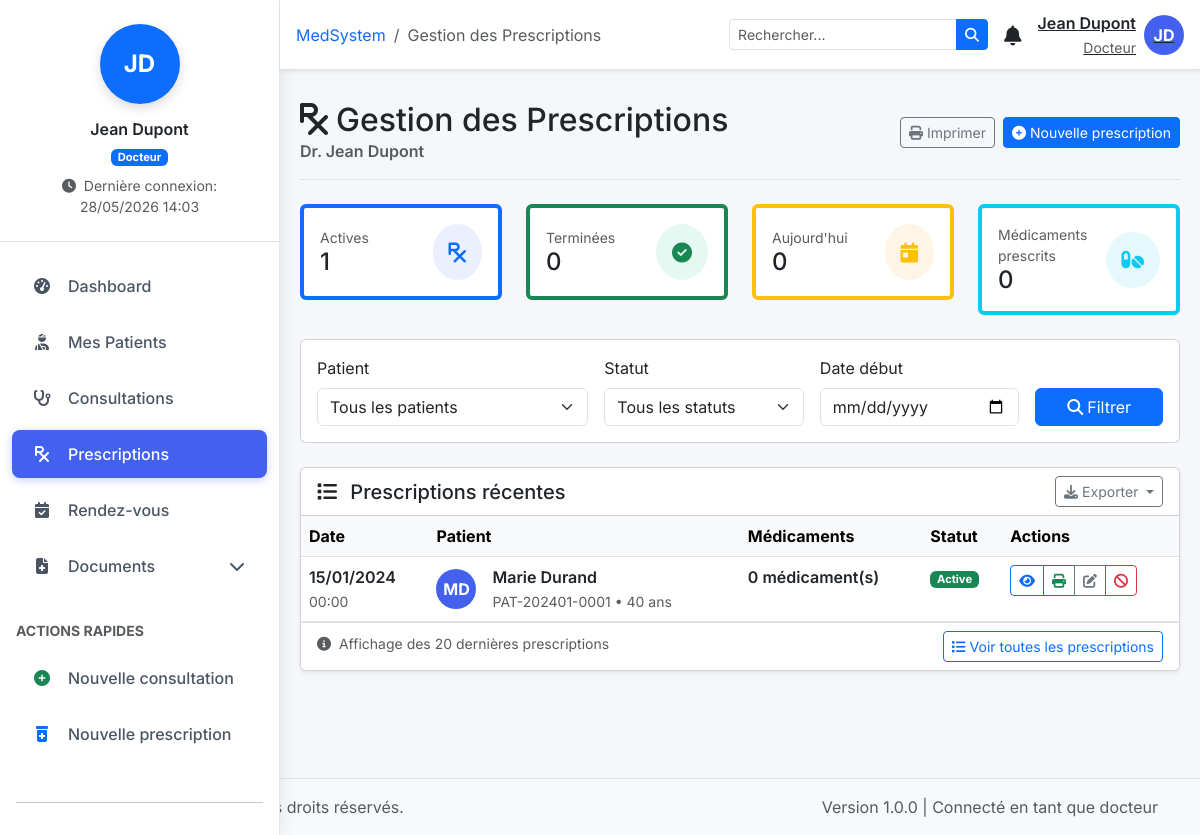
The page /docteur/prescriptions.php (signed in) on the database its author committed.
### tables this page shows
CREATE TABLE `prescriptions` (
  `id` int(11) NOT NULL,
  `consultation_id` int(11) NOT NULL,
  `patient_id` int(11) NOT NULL,
  `docteur_id` int(11) NOT NULL,
  `reference` varchar(50) NOT NULL,
  `date_prescription` date NOT NULL,
  `medicaments` text COMMENT 'Structure JSON des médicaments',
  `posologie` text,
  `duree_traitement` varchar(50) DEFAULT NULL,
  `renouvelable` tinyint(1) DEFAULT '0',
  `nombre_renouvellements` int(11) DEFAULT '0',
  `notes` text,
  `statut` enum('active','terminee','annulee') DEFAULT 'active',
  `created_at` timestamp NOT NULL DEFAULT CURRENT_TIMESTAMP,
  `updated_at` timestamp NOT NULL DEFAULT CURRENT_TIMESTAMP ON UPDATE CURRENT_TIMESTAMP,
  `created_by` int(11) NOT NULL DEFAULT '0'
);

CREATE TABLE `patients` (
  `id` int(11) NOT NULL,
  `code_patient` varchar(20) NOT NULL,
  `nom` varchar(50) NOT NULL,
  `prenom` varchar(50) NOT NULL,
  `date_naissance` date NOT NULL,
  `sexe` enum('M','F') NOT NULL,
  `lieu_naissance` varchar(100) DEFAULT NULL,
  `adresse` text,
  `ville` varchar(100) DEFAULT NULL,
  `code_postal` varchar(10) DEFAULT NULL,
  `pays` varchar(50) DEFAULT 'France',
  `telephone` varchar(20) DEFAULT NULL,
  `telephone_urgence` varchar(20) DEFAULT NULL,
  `email` varchar(100) DEFAULT NULL,
  `profession` varchar(100) DEFAULT NULL,
  `situation_familiale` enum('celibataire','marie','divorce','veuf') DEFAULT 'celibataire',
  `nombre_enfants` int(11) DEFAULT '0',
  `groupe_sanguin` varchar(5) DEFAULT NULL,
  `rhésus` enum('+','-') DEFAULT NULL,
  `poids` decimal(5,2) DEFAULT NULL,
  `taille` decimal(5,2) DEFAULT NULL,
  `imc` decimal(5,2) DEFAULT NULL,
  `antecedents_familiaux` text,
  `antecedents_personnels` text,
  `allergies` text,
  `medicaments_habituels` text,
  `habitudes` text,
  `notes` text,
  `statut` enum('actif','archive','decede') DEFAULT 'actif',
  `date_enregistrement` timestamp NOT NULL DEFAULT CURRENT_TIMESTAMP,
  `date_modification` timestamp NOT NULL DEFAULT CURRENT_TIMESTAMP ON UPDATE CURRENT_TIMESTAMP,
  `created_by` int(11) DEFAULT NULL
);

### config/database.php (called while the page is built, shortened)
<?php
function calculateAge($date_naissance) {
    $birth = new DateTime($date_naissance);
    $today = new DateTime();
    $age = $today->diff($birth)->y;
    return $age;
}
?>

### docteur/prescriptions.php (the view, shortened to what this page needs)
<?php
require_once '../config/database.php';
require_once '../includes/header.php';
    ?>
    <?php
$stats_stmt = $pdo->prepare("
    SELECT
        statut,
        COUNT(*) as count
    FROM prescriptions
    WHERE docteur_id = ?
    GROUP BY statut
");
$stats_stmt->execute([$docteur_id]);
$stats = $stats_stmt->fetchAll(PDO::FETCH_KEY_PAIR);
$prescriptions_stmt = $pdo->prepare("
    SELECT p.*,
           pat.nom as patient_nom,
           pat.prenom as patient_prenom,
           pat.date_naissance,
           pat.code_patient,
           u.nom as docteur_nom,
           u.prenom as docteur_prenom,
           (SELECT COUNT(*) FROM prescription_details WHERE prescription_id = p.id) as medicaments_count
    FROM prescriptions p
    JOIN patients pat ON p.patient_id = pat.id
    LEFT JOIN utilisateurs u ON p.docteur_id = u.id
    WHERE p.docteur_id = ?
    ORDER BY p.date_prescription DESC
    LIMIT 20
");
$prescriptions_stmt->execute([$docteur_id]);
$prescriptions = $prescriptions_stmt->fetchAll();
?>
<div class="d-flex justify-content-between flex-wrap flex-md-nowrap align-items-center py-3 mb-4 border-bottom">
    <div>
        <h1 class="h2 mb-0">
            <i class="fas fa-prescription me-2"></i>Gestion des Prescriptions
        </h1>
        <p class="text-muted mb-0">
            <span class="fw-semibold">Dr. <?php echo $_SESSION['prenom'] . ' ' . $_SESSION['nom']; ?></span>
        </p>
    </div>
    <div class="btn-toolbar">
        <button type="button" class="btn btn-sm btn-outline-secondary me-2" onclick="printPrescriptions()">
            <i class="fas fa-print me-1"></i>Imprimer
        </button>
        <a href="prescriptions.php?action=add" class="btn btn-sm btn-primary">
            <i class="fas fa-plus-circle me-1"></i>Nouvelle prescription
        </a>
    </div>
</div>
<div class="row mb-4">
    <div class="col-md-3">
        <div class="card border-start border-primary border-4">
            <div class="card-body">
                <div class="d-flex justify-content-between align-items-center">
                    <div>
                        <div class="text-muted small">Actives</div>
                        <div class="h4 mb-0"><?php echo $stats['active'] ?? 0; ?></div>
                    </div>
                    <div class="rounded-circle bg-primary-light p-3">
                        <i class="fas fa-prescription text-primary fa-lg"></i>
                    </div>
                </div>
            </div>
        </div>
    </div>
    <div class="col-md-3">
        <div class="card border-start border-success border-4">
            <div class="card-body">
                <div class="d-flex justify-content-between align-items-center">
                    <div>
                        <div class="text-muted small">Terminées</div>
                        <div class="h4 mb-0"><?php echo $stats['terminee'] ?? 0; ?></div>
                    </div>
                    <div class="rounded-circle bg-success-light p-3">
                        <i class="fas fa-check-circle text-success fa-lg"></i>
                    </div>
                </div>
            </div>
        </div>
    </div>
    <div class="col-md-3">
        <div class="card border-start border-warning border-4">
            <div class="card-body">
                <div class="d-flex justify-content-between align-items-center">
                    <div>
                        <div class="text-muted small">Aujourd'hui</div>
                        <?php
                        $today_stmt = $pdo->prepare("SELECT COUNT(*) FROM prescriptions WHERE docteur_id = ? AND DATE(date_prescription) = CURDATE()");
                        $today_stmt->execute([$docteur_id]);
                        $today_count = $today_stmt->fetchColumn();
                        ?>
                        <div class="h4 mb-0"><?php echo $today_count; ?></div>
                    </div>
                    <div class="rounded-circle bg-warning-light p-3">
                        <i class="fas fa-calendar-day text-warning fa-lg"></i>
                    </div>
                </div>
            </div>
        </div>
    </div>
    <div class="col-md-3">
        <div class="card border-start border-info border-4">
            <div class="card-body">
                <div class="d-flex justify-content-between align-items-center">
                    <div>
                        <div class="text-muted small">Médicaments prescrits</div>
                        <?php
                        $meds_stmt = $pdo->prepare("
                            SELECT COUNT(*)
                            FROM prescription_details pd
                            JOIN prescriptions p ON pd.prescription_id = p.id
                            WHERE p.docteur_id = ?
                        ");
                        $meds_stmt->execute([$docteur_id]);
                        $meds_count = $meds_stmt->fetchColumn();
                        ?>
                        <div class="h4 mb-0"><?php echo $meds_count; ?></div>
                    </div>
                    <div class="rounded-circle bg-info-light p-3">
                        <i class="fas fa-pills text-info fa-lg"></i>
                    </div>
                </div>
            </div>
        </div>
    </div>
</div>
<div class="card mb-4">
    <div class="card-body">
        <form method="GET" class="row g-3">
            <div class="col-md-4">
                <label for="patient" class="form-label">Patient</label>
                <select class="form-select" id="patient" name="patient_id">
                    <option value="">Tous les patients</option>
                </select>
            </div>
            <div class="col-md-3">
                <label for="statut" class="form-label">Statut</label>
                <select class="form-select" id="statut" name="statut">
                    <option value="">Tous les statuts</option>
                </select>
            </div>
            <div class="col-md-3">
                <label for="date_debut" class="form-label">Date début</label>
                <input type="date" class="form-control" id="date_debut" name="date_debut"
                       value="<?php echo $_GET['date_debut'] ?? ''; ?>">
            </div>
            <div class="col-md-2 d-flex align-items-end">
                <button type="submit" class="btn btn-primary w-100">
                    <i class="fas fa-search me-1"></i>Filtrer
                </button>
            </div>
        </form>
    </div>
</div>
<div class="card shadow-sm">
    <div class="card-header bg-white d-flex justify-content-between align-items-center">
        <h5 class="mb-0">
            <i class="fas fa-list me-2"></i>
            Prescriptions récentes
        </h5>
        <div class="dropdown">
            <button class="btn btn-sm btn-outline-secondary dropdown-toggle" type="button"
                    data-bs-toggle="dropdown">
                <i class="fas fa-download me-1"></i>Exporter
            </button>
        </div>
    </div>
    <div class="card-body p-0">
        <?php if (empty($prescriptions)): ?>
        <div class="text-center py-5">
            <i class="fas fa-prescription-bottle-alt fa-3x text-muted mb-3"></i>
            <h5 class="text-muted">Aucune prescription trouvée</h5>
            <p class="text-muted small mb-3">Vous n'avez pas encore créé de prescriptions</p>
            <a href="prescriptions.php?action=add" class="btn btn-primary">
                <i class="fas fa-plus me-1"></i>Créer votre première prescription
            </a>
        </div>
        <?php else: ?>
        <div class="table-responsive">
            <table class="table table-hover mb-0">
                <thead class="table-light">
                    <tr>
                        <th>Date</th>
                        <th>Patient</th>
                        <th>Médicaments</th>
                        <th>Statut</th>
                        <th>Actions</th>
                    </tr>
                </thead>
                <tbody>
                    <?php foreach ($prescriptions as $pres):
                        $statusColors = [
                            'active' => 'success',
                            'terminee' => 'secondary',
                            'annulee' => 'danger',
                            'expire' => 'warning'
                        ];
                        $age = calculateAge($pres['date_naissance']);
                    ?>
                    <tr>
                        <td>
                            <div class="fw-semibold"><?php echo date('d/m/Y', strtotime($pres['date_prescription'])); ?></div>
                            <small class="text-muted"><?php echo date('H:i', strtotime($pres['date_prescription'])); ?></small>
                        </td>
                        <td>
                            <div class="d-flex align-items-center">
                                <div class="avatar me-3">
                                    <?php echo strtoupper(substr($pres['patient_prenom'], 0, 1) . substr($pres['patient_nom'], 0, 1)); ?>
                                </div>
                                <div>
                                    <div class="fw-semibold"><?php echo $pres['patient_prenom'] . ' ' . $pres['patient_nom']; ?></div>
                                    <small class="text-muted">
                                        <?php echo $pres['code_patient']; ?> • <?php echo $age; ?> ans
                                    </small>
                                </div>
                            </div>
                        </td>
                        <td>
                            <div class="fw-semibold"><?php echo $pres['medicaments_count']; ?> médicament(s)</div>
                        </td>
                        <td>
                            <span class="badge bg-<?php echo $statusColors[$pres['statut']] ?? 'secondary'; ?>">
                                <?php echo ucfirst($pres['statut']); ?>
                            </span>
                        </td>
                        <td>
                            <div class="btn-group btn-group-sm">
                                <a href="prescriptions.php?action=view&id=<?php echo $pres['id']; ?>"
                                   class="btn btn-outline-primary" title="Voir">
                                    <i class="fas fa-eye"></i>
                                </a>
                                <a href="prescriptions.php?action=print&id=<?php echo $pres['id']; ?>"
                                   class="btn btn-outline-success" title="Imprimer" target="_blank">
                                    <i class="fas fa-print"></i>
                                </a>
                                <?php if ($pres['statut'] === 'active'): ?>
                                <a href="prescriptions.php?action=edit&id=<?php echo $pres['id']; ?>"
                                   class="btn btn-outline-secondary" title="Modifier">
                                    <i class="fas fa-edit"></i>
                                </a>
                                <a href="prescriptions.php?action=delete&id=<?php echo $pres['id']; ?>"
                                   class="btn btn-outline-danger" title="Annuler"
                                   onclick="return confirm('Voulez-vous vraiment annuler cette prescription ?');">
                                    <i class="fas fa-ban"></i>
                                </a>
                                <?php endif; ?>
                            </div>
                        </td>
                    </tr>
                    <?php endforeach; ?>
                </tbody>
            </table>
        </div>
        <?php endif; ?>
    </div>
    <div class="card-footer bg-white border-top">
        <div class="row">
            <div class="col-md-6">
                <small class="text-muted">
                    <i class="fas fa-info-circle me-1"></i>
                    Affichage des 20 dernières prescriptions
                </small>
            </div>
            <div class="col-md-6 text-end">
                <a href="prescriptions.php?export=all" class="btn btn-sm btn-outline-primary">
                    <i class="fas fa-list me-1"></i>Voir toutes les prescriptions
                </a>
            </div>
        </div>
    </div>
</div>
<?php require_once '../includes/footer.php'; ?>

### includes/header.php (style rules this page uses)
:root { --primary: #4361ee; --primary-dark: #3a56d4; --primary-light: #edf2ff; --sidebar-width: 280px; }
body { font-family: 'Inter', sans-serif; background-color: #f5f7fb; overflow-x: hidden; }
html { scrollbar-color: var(--primary); -webkit-backdrop-filter: blur(); }

### includes/sidebar.php (style rules this page uses)
.badge { font-size: 0.7rem; padding: 0.25em 0.6em; }

### docteur/prescriptions.php (style rules this page uses)
.avatar { width: 40px; height: 40px; border-radius: 50%; background-color: #4361ee; color: white; display: flex; align-items: center; justify-content: center; font-weight: bold; }
.bg-primary-light { background-color: rgba(67, 97, 238, 0.1); }
.bg-success-light { background-color: rgba(16, 185, 129, 0.1); }
.bg-warning-light { background-color: rgba(245, 158, 11, 0.1); }
.bg-info-light { background-color: rgba(6, 182, 212, 0.1); }
.btn-group-sm .btn { padding: 0.25rem 0.5rem; font-size: 0.875rem; }

### rows shown on the page
prescriptions: date_prescription "15/01/2024", date_prescription "00:00", patient.nom "MD", patient.prenom "Marie", patient.nom "Durand", patient.code_patient "PAT-202401-0001", patient.date_naissance "40", medicaments_count "0", statut "Active"

### other values the page prints
$initials "JD"
$_SESSION['prenom'] "Jean"
$_SESSION['nom'] "Dupont"
$role "Docteur"
$_SESSION['last_login'] "28/05/2026 14:03"
$menu['title'] "Dashboard"
$menu['title'] "Mes Patients"
$menu['title'] "Consultations"
$menu['title'] "Prescriptions"
$menu['title'] "Rendez-vous"
$menu['title'] "Documents"
$title "Gestion des Prescriptions"
$_SESSION['prenom'] . ' ' . $_SESSION['nom'] "Jean Dupont"
$_SESSION['role'] "Docteur"
$stats['active'] "1"
